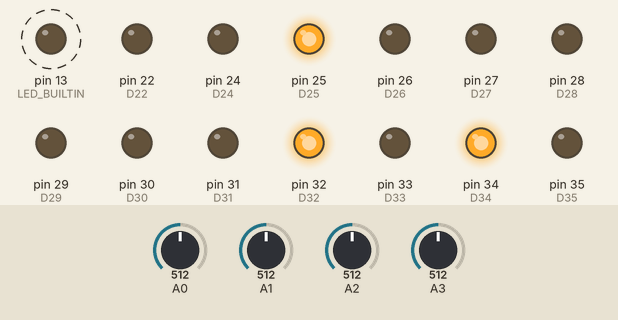
This sketch was run on a simulated Arduino Mega 2560, built with avr-gcc and run on an emulated ATmega2560. Parts: output pins drawn as LEDs (lit = HIGH). Dashed ring = blinking. The test bench sets the inputs (shaded band); at power-on: A0 = 512, A1 = 512, A2 = 512, A3 = 512. What the sketch prints to the serial monitor is not drawn.

Above: at 0.2 s.
Timing chart, 0 to 3.0 s (numbered marks = the images above):
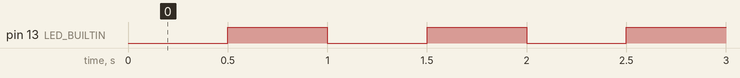

The sketch:

arduino_controller.ino
```cpp
#include "controller.h"

// NOTE:
// Arduinos automatically reset when the USB serial is connected.  This can be
// triggered when the host closes its serial connection, sending a hangup
// signal, and then reopens its serial connection (even if the USB connector was
// never removed.  To partly avoid this behavior, after connecting the Arduino
// USB to the host, run on the host "stty -F /dev/<my-device> -hupcl" to disable
// the hangup signal, keeping the connection alive after you close the serial
// port.  See:
//
// https://playground.arduino.cc/Main/DisablingAutoResetOnSerialConnection/


// =============================================================================
//
// GLOBAL VARIABLES
//
// =============================================================================

// Global object that implements all of the functionality
Controller g_ctl;


// =============================================================================
//
// MAIN EXECUTION FUNCTIONS
//
// =============================================================================

// -----------------------------------------------------------------------------
//
// setup()
//
// -----------------------------------------------------------------------------
// Called before other functions
void setup() {

  // Start serial communication
  Serial.begin(9600);

  // Configure the GPIO pins to the desired modes
  g_ctl.setupPins();

  // Set the board to the default state
  g_ctl.setupState(0, 0, 0, 0, 0, 0);

}


// -----------------------------------------------------------------------------
//
// loop()
//
// -----------------------------------------------------------------------------
// Automatically called repeatedly
void loop() {
  g_ctl.onLoop();
}


// -----------------------------------------------------------------------------
//
// serialEvent()
//
// -----------------------------------------------------------------------------
// Automatically called after each loop()
void serialEvent() {
  g_ctl.onSerialEvent();
}
```

controller.cpp
```cpp
#include "controller.h"
#include "defines.h"


// -----------------------------------------------------------------------------
//
// Controller()
//
// -----------------------------------------------------------------------------
Controller::Controller() {

  m_ulLEDLastTime = 0;
  m_ulLEDPeriod = 500;
  m_bLEDState = false;

  m_ulTelemetryLastTime = 0;
  m_ulTelemetryPeriod = 5000;

  m_ulLastTime = 0;
  m_fUpTime = 0;

  m_iCommandCount = 0;
  m_iInputCount = 0;
  m_iOutputCount = 0;

  // Initialize our state record
  m_iMEMS = 0;
  m_iOOB = 0;
  m_iOOBAtten = 0;
  m_iOOBSPDT = 0;
  m_iHotLoad = 0;
  m_iNoise = 0;

  // Initialize the serial event parameters
  m_sSerialInput = "";
  m_sSerialInput.reserve(256);
  m_bSerialInputReady = false;

}


// -----------------------------------------------------------------------------
//
// ~Controller()
//
// -----------------------------------------------------------------------------
Controller::~Controller() {

  // Nothing to do

}


// -----------------------------------------------------------------------------
//
// diffTime(unsigned long, unsigned long)
//
// -----------------------------------------------------------------------------
unsigned long Controller::diffTime(unsigned long now, unsigned long before) {

  // The arduino millis() function we use for time cycles every ~50 days, so we
  // need to account for instances when now is smaller than before.
  if (now < before) {
    return now + (18446744073709551615 - before);
  } else {
    return now - before;
  }
}


// -----------------------------------------------------------------------------
//
// doInput()
//
// -----------------------------------------------------------------------------
void Controller::doInput(String sCmd, int iArg) {

  updateInputCount();

  if (sCmd == "MEM") {
    setMEMS(iArg);

  } else if (sCmd == "OOBSPDT") {
    setOOBSPDT(iArg);

  } else if (sCmd == "Atten") {
    setOOBAtten(iArg);

  } else if (sCmd == "Hot") {
    setHotLoad(iArg);

  } else if (sCmd == "OOB") {
    setOOB(iArg);

  } else if (sCmd == "Noise") {
    setNoise(iArg);

  } else if (sCmd == "Label") {
    sendTelemetry(0);
    updateCommandCount();

  } else if (sCmd == "Telem") {
    m_ulTelemetryPeriod = iArg; // milliseconds
    updateCommandCount();

  } else if (sCmd == "LED") {
    m_ulLEDPeriod = iArg; // milliseconds
    updateCommandCount();
  }
}


// -----------------------------------------------------------------------------
//
// doTimers()
//
// -----------------------------------------------------------------------------
void Controller::doTimers() {

  unsigned long ulNow = millis();

  // Do LED timer
  if (diffTime(ulNow, m_ulLEDLastTime) >= m_ulLEDPeriod) {

    m_ulLEDLastTime = ulNow;
    onLEDTimer();
  }

  // Do telemetry timer
  if (diffTime(ulNow, m_ulTelemetryLastTime) >= m_ulTelemetryPeriod) {

    m_ulTelemetryLastTime = ulNow;
    onTelemetryTimer();
  }

  // Increment uptime
  m_fUpTime += ((float) diffTime(ulNow, m_ulLastTime)) / (1000.0*3600.0*24.0);
  m_ulLastTime = ulNow;

}


// -----------------------------------------------------------------------------
//
// getThermistor(int)
//
// -----------------------------------------------------------------------------
float Controller::getThermistor(int iD) {

  float fVin = 4.7001;
  float fScale = 1e4;
  float fC =3.3 / 1024.00001;

  float f0 = 273.15;
  float f1 = 0.00095258922862;
  float f2 = 0.00022336130166;
  float f3 = 0.000003852721985602;
  float f4 = 0.00000002222628015940;

  float fADC = analogRead(iD);
  float fV = fC * fADC;
  float fR = ((fV) / (fVin - fV)) * fScale;
  float fT = 1 / (f1 + f2 * log(fR) + f3 * pow(log(fR),2) + f4 * pow(log(fR),3)) - f0;

  return fT;
}


// -----------------------------------------------------------------------------
//
// onLEDTimer()
//
// -----------------------------------------------------------------------------
void Controller::onLEDTimer() {

  // Toggle the LED to the other state
  if (m_bLEDState) {
    digitalWrite(LED_BUILTIN, LOW);
  } else {
    digitalWrite(LED_BUILTIN, HIGH);
  }
  m_bLEDState = !m_bLEDState;

}


// -----------------------------------------------------------------------------
//
// onLoop()
//
// -----------------------------------------------------------------------------
void Controller::onLoop() {

  // Check if data is available from serial port
  if (m_bSerialInputReady) {

    // Parse into keyword and value pair
    String sCommand;
    String sArg;
    String sDelimiter = "=";

    int iIndex = m_sSerialInput.indexOf(sDelimiter);
    if ((iIndex > 0) && (iIndex == m_sSerialInput.lastIndexOf(sDelimiter))) {

      sCommand = m_sSerialInput.substring(0, iIndex);
      sCommand.replace(" ", "");

      sArg = m_sSerialInput.substring(iIndex+1);

      // Execute the command
      doInput(sCommand, sArg.toInt());
    }

    // Reset the serial event parameters
    m_sSerialInput = "";
    m_bSerialInputReady = false;
  }

  // Handle timer driver events
  doTimers();
}


// -----------------------------------------------------------------------------
//
// onSerialEvent()
//
// -----------------------------------------------------------------------------
void Controller::onSerialEvent() {

  while (Serial.available()) {

    char ch = (char) Serial.read();
    m_sSerialInput += ch;

    if (ch == '\n') {
      m_bSerialInputReady = true;
    }
  }
}


// -----------------------------------------------------------------------------
//
// onTelemetryTimer()
//
// -----------------------------------------------------------------------------
void Controller::onTelemetryTimer() {

  // Send a standard telemetry packet (mode=1)
  sendTelemetry(1);

}


// -----------------------------------------------------------------------------
//
// sendTelemetry(int)
//
// -----------------------------------------------------------------------------
// 0 = label packet
// 1 = standard telemetry packet
void Controller::sendTelemetry(int iMode) {

  // Send the type of packet specified by iMode
  if (iMode < 2) {

    // Allocate the telemetry string
    char chTlm[512];

    // Increment the packet counter
    m_iOutputCount++;

    if (iMode == 0) {

      // Build a label string packet
      sprintf(chTlm, "# Output Count, Input Count, Command Count, "
             "Uptime (Days), Temp 1 (K), Temp 2 (K), Temp 3 (K), Temp 4 (K), "
             "MEMS, OOB, OOBAtten, OOBSPDT, Hot Load, Noise, "
             "LED Period (ms), Telemetry Period (ms)");

    } else if (iMode == 1) {

      // Read thermistor temperatures
      float fT0 = getThermistor(A0);
      float fT1 = getThermistor(A1);
      float fT2 = getThermistor(A2);
      float fT3 = getThermistor(A3);

      // Build a standard telemetry packet
      sprintf(chTlm, "%d, %d, %d, "
                     "%8.3f, %6.2f, %6.2f, %6.2f, %6.2f, "
                     "%d, %d, %d, %d, %d, %d, "
                     "%d, %d",
        m_iOutputCount, m_iInputCount, m_iCommandCount,
        m_fUpTime, fT0, fT1, fT2, fT3,
        m_iMEMS, m_iOOB, m_iOOBAtten, m_iOOBSPDT, m_iHotLoad, m_iNoise,
        m_ulLEDPeriod, m_ulTelemetryPeriod );
    }

    // Send the packet to serial port -- we do this one character at a time
    // since Serial.print blocks if the buffer is full.
    int iIndex = 0;
    int iLength = strlen(chTlm);

    while (iIndex < iLength) {
      Serial.print(chTlm[iIndex++]);
    }

    Serial.print('\n');
  }
}


// -----------------------------------------------------------------------------
//
// setMEMS(int)
//
// -----------------------------------------------------------------------------
void Controller::setMEMS(int iArg) {

  if (iArg < 19) {

    digitalWrite(D25, MEMS[iArg][0]);
    digitalWrite(D27, MEMS[iArg][1]);
    digitalWrite(D29, MEMS[iArg][2]);
    digitalWrite(D31, MEMS[iArg][3]);
    digitalWrite(D33, MEMS[iArg][4]);
    digitalWrite(D35, MEMS[iArg][5]);
    digitalWrite(D37, MEMS[iArg][6]);
    digitalWrite(D39, MEMS[iArg][7]);
    digitalWrite(D41, MEMS[iArg][8]);
    digitalWrite(D43, MEMS[iArg][9]);
    digitalWrite(D45, MEMS[iArg][10]);
    digitalWrite(D47, MEMS[iArg][11]);

    // Store the current state
    m_iMEMS = iArg;

    updateCommandCount();
  }
}


// -----------------------------------------------------------------------------
//
// setOOBAtten(int)
//
// -----------------------------------------------------------------------------
void Controller::setOOBAtten(int iArg) {

  if (iArg < 5) {

    digitalWrite(D22, OOB_Attn[iArg][0]);
    digitalWrite(D24, OOB_Attn[iArg][1]);
    digitalWrite(D26, OOB_Attn[iArg][2]);
    digitalWrite(D28, OOB_Attn[iArg][3]);
    digitalWrite(D30, OOB_Attn[iArg][4]);

    // Store the current state
    m_iOOBAtten = iArg;

    updateCommandCount();
  }
}


// -----------------------------------------------------------------------------
//
// setOOBSPDT(int)
//
// -----------------------------------------------------------------------------
void Controller::setOOBSPDT(int iArg) {

  if (iArg < 2) {

    if (iArg == 1) {
      digitalWrite(D32, HIGH);
      digitalWrite(D34, LOW);
    } else {
      digitalWrite(D32, HIGH);
      digitalWrite(D34, HIGH);
    }

    // Store the current state
    m_iOOBSPDT = iArg;

    updateCommandCount();
  }
}


// -----------------------------------------------------------------------------
//
// setHotLoad(int)
//
// -----------------------------------------------------------------------------
// 0: Ambient load (hot load off)
// 1: Hot load
void Controller::setHotLoad(int iArg) {

  if (iArg < 2) {

    if (iArg == 1) {
      digitalWrite(D49, HIGH);
    } else {
      digitalWrite(D49, LOW);
    }

    // Store the current state
    m_iHotLoad = iArg;

    updateCommandCount();
  }
}


// -----------------------------------------------------------------------------
//
// setOOB(int)
//
// -----------------------------------------------------------------------------
// 0: OOB noise off
// 1: OOB noise on
void Controller::setOOB(int iArg) {

  if (iArg < 2) {

    if (iArg == 1) {
      digitalWrite(D51, HIGH);
    } else {
      digitalWrite(D51, LOW);
    }

    // Store the current state
    m_iOOB = iArg;

    updateCommandCount();
  }
}


// -----------------------------------------------------------------------------
//
// setNoise(int)
//
// -----------------------------------------------------------------------------
// 1: Noise source on
// 0: Noise source off
void Controller::setNoise(int iArg) {

  if (iArg < 2) {

    if (iArg == 1) {
      digitalWrite(D53, HIGH);
    } else {
      digitalWrite(D53, LOW);
    }

    // Store the current state
    m_iNoise = iArg;
    updateCommandCount();
  }
}


// -----------------------------------------------------------------------------
//
// setupPins()
//
// -----------------------------------------------------------------------------
void Controller::setupPins() {

  // Enable LED control
  pinMode(LED_BUILTIN, OUTPUT);

  // Initialize other control pins
  pinMode(D25, OUTPUT);
  pinMode(D27, OUTPUT);
  pinMode(D29, OUTPUT);
  pinMode(D31, OUTPUT);
  pinMode(D33, OUTPUT);
  pinMode(D35, OUTPUT);
  pinMode(D37, OUTPUT);
  pinMode(D39, OUTPUT);
  pinMode(D41, OUTPUT);
  pinMode(D43, OUTPUT);
  pinMode(D45, OUTPUT);
  pinMode(D47, OUTPUT);
  pinMode(D49, OUTPUT);
  pinMode(D51, OUTPUT);
  pinMode(D53, OUTPUT);
  pinMode(D22, OUTPUT);
  pinMode(D24, OUTPUT);
  pinMode(D26, OUTPUT);
  pinMode(D28, OUTPUT);
  pinMode(D30, OUTPUT);
  pinMode(D32, OUTPUT);
  pinMode(D34, OUTPUT);

}


// -----------------------------------------------------------------------------
//
// setupState()
//
// -----------------------------------------------------------------------------
void Controller::setupState(int iMEMS, int iOOB, int iOOBAtten, int iOOBSPDT,
  int iHotLoad, int iNoise) {

  setMEMS(iMEMS);
  setOOB(iOOB);
  setOOBAtten(iOOBAtten);
  setOOBSPDT(iOOBSPDT);
  setHotLoad(iHotLoad);
  setNoise(iNoise);
}


// -----------------------------------------------------------------------------
//
// updateCommandCount()
//
// -----------------------------------------------------------------------------

void Controller::updateCommandCount() {

  m_iCommandCount++;
}


// -----------------------------------------------------------------------------
//
// updateInputCount()
//
// -----------------------------------------------------------------------------

void Controller::updateInputCount() {

  m_iInputCount++;
}
```

controller.h
```cpp
#ifndef _CONTROLLER_H_
#define _CONTROLLER_H_

#include "Arduino.h"

class Controller {

  private:

    // Member variables
    unsigned long m_ulLEDLastTime;
    unsigned long m_ulLEDPeriod;
    bool          m_bLEDState;

    unsigned long m_ulTelemetryLastTime;
    unsigned long m_ulTelemetryPeriod;

    unsigned long m_ulLastTime;
    float         m_fUpTime;

    int           m_iInputCount;
    int           m_iCommandCount;
    int           m_iOutputCount;

    int           m_iMEMS;
    int           m_iOOB;
    int           m_iOOBAtten;
    int           m_iOOBSPDT;
    int           m_iHotLoad;
    int           m_iNoise;

    String        m_sSerialInput;
    bool          m_bSerialInputReady;

    // Private helper functions

    unsigned long diffTime(unsigned long, unsigned long);
    float         getThermistor(int);
    void          onLEDTimer();
    void          onTelemetryTimer();
    void          sendTelemetry(int);
    void          setMEMS(int);
    void          setOOB(int);
    void          setOOBAtten(int);
    void          setOOBSPDT(int);
    void          setHotLoad(int);
    void          setNoise(int);
    void          updateCommandCount();
    void          updateInputCount();


  public:

    Controller();
    ~Controller();

    void          doInput(String, int);
    void          doTimers();
    void          onLoop();
    void          onSerialEvent();
    void          setupPins();
    void          setupState(int, int, int, int, int, int);

};


#endif // _CONTROLLER_H_
```

Source omitted: defines.h (data table, 1430 bytes)

Measured:
- by itself, pin 13 (LED_BUILTIN): alternates HIGH for 0.50 s and LOW for 0.50 s
